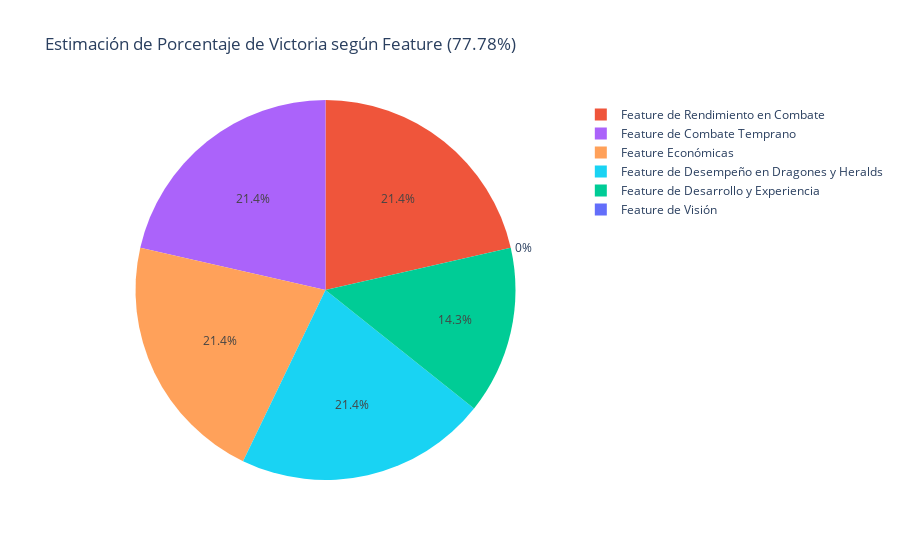

The notebook cell saved with this chart:
### Code cell
seleccion = resultados.iloc[randint(0,resultados.shape[0])]
fila_seleccionada = seleccion[['AF1', 'AF2', 'AF3', 'AF4', 'AF5', 'AF6']]
porcentaje_total = fila_seleccionada / fila_seleccionada.sum() * 100
datos = {'Variable': porcentaje_total.index, 'Porcentaje': porcentaje_total.values}
setFeatureName = [
        "Feature de Visión", 
        "Feature de Rendimiento en Combate", 
        "Feature de Desarrollo y Experiencia", 
        "Feature de Combate Temprano", 
        "Feature Económicas", 
        "Feature de Desempeño en Dragones y Heralds"
        ]

fig = px.pie(datos, names=setFeatureName, values='Porcentaje',
             hover_data='Variable', color=colores,
             title=f'Estimación de Porcentaje de Victoria según Feature ({round(seleccion["Porcentaje_VF"]*100,2)}%)',
             labels=setFeatureName)

fig.write_html(path_base + r"\\static\html\estimacion_test.html")
fig.write_image(path_base + r"\\static\img\estimacion_test.png")

fig.show()
print("Estimación de Porcentaje de Victoria según KNN:", f"{round(seleccion['AKNN']*100,2)}%")
print("Estimación de Porcentaje de Victoria según Decision Tree:", f"{round(seleccion['ADF']*100,2)}%")
print("Estimación de Porcentaje de Victoria según Random Forest:", f"{round(seleccion['ARF']*100,2)}%")

### Figure 1 — Plotly figure (JSON) as saved in the notebook; plotly's stock layout.template omitted (floating-point values rounded to 4 significant figures)
{"data": [{"customdata": [["AF1", "#ffcccb"], ["AF2", "#add8e6"], ["AF3", "#98fb98"], ["AF4", "#ffb6c1"], ["AF5", "#f0e68c"], ["AF6", "#dda0dd"]], "domain": {"x": [0, 1], "y": [0, 1]}, "hovertemplate": "label=%{label}<br>Porcentaje=%{value}<br>Variable=%{customdata[0]}<br>color=%{customdata[1]}<extra></extra>", "labels": ["Feature de Visión", "Feature de Rendimiento en Combate", "Feature de Desarrollo y Experiencia", "Feature de Combate Temprano", "Feature Económicas", "Feature de Desempeño en Dragones y Heralds"], "legendgroup": "", "marker": {"colors": ["#636efa", "#EF553B", "#00cc96", "#ab63fa", "#FFA15A", "#19d3f3"]}, "name": "", "showlegend": true, "type": "pie", "values": [0, 21.43, 14.29, 21.43, 21.43, 21.43]}], "layout": {"legend": {"tracegroupgap": 0}, "title": {"text": "Estimación de Porcentaje de Victoria según Feature (77.78%)"}}}
